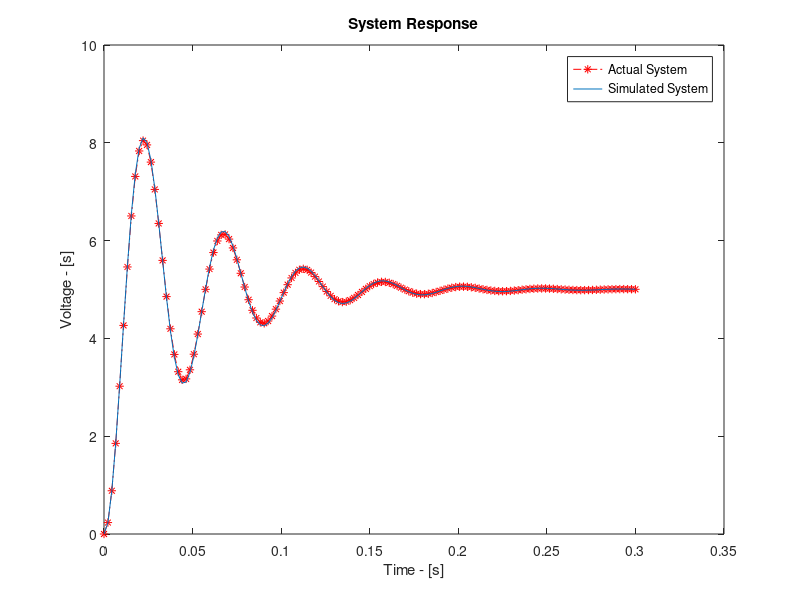

MATLAB code to generate this figure:
clc

A = 5;
Z = 1.0;
Rl = 109.75;
L = 5; 
C = 10e-6;
R1 = 109.998;
R = R1 + Rl;

num = [1];
den = [L*C, R*C, 1];

TF_actual = tf(num,den);
[v_act, t_act] = step(TF_actual);

A = 5;
Z = 0.15;
Rl = 105;
L = 5; 
C = 10e-6;
R1 = 2*Z*L*sqrt(1/(L*C)) - Rl;
R = R1 + Rl;

num = [1];
den = [L*C, R*C, 1];

TF_sim = tf(num,den);
[v_sim, t_sim] = step(TF_sim);

MSE_vect = (v_sim-v_act).^2;
MSE = sum(MSE_vect)/127


figure(1)
plot(t_act,A*v_act,'-.r*')
hold on
plot(t_sim,A*v_sim)
hold off
xlabel('Time - [s]')
ylabel('Voltage - [s]')
title('System Response')
legend('Actual System','Simulated System')